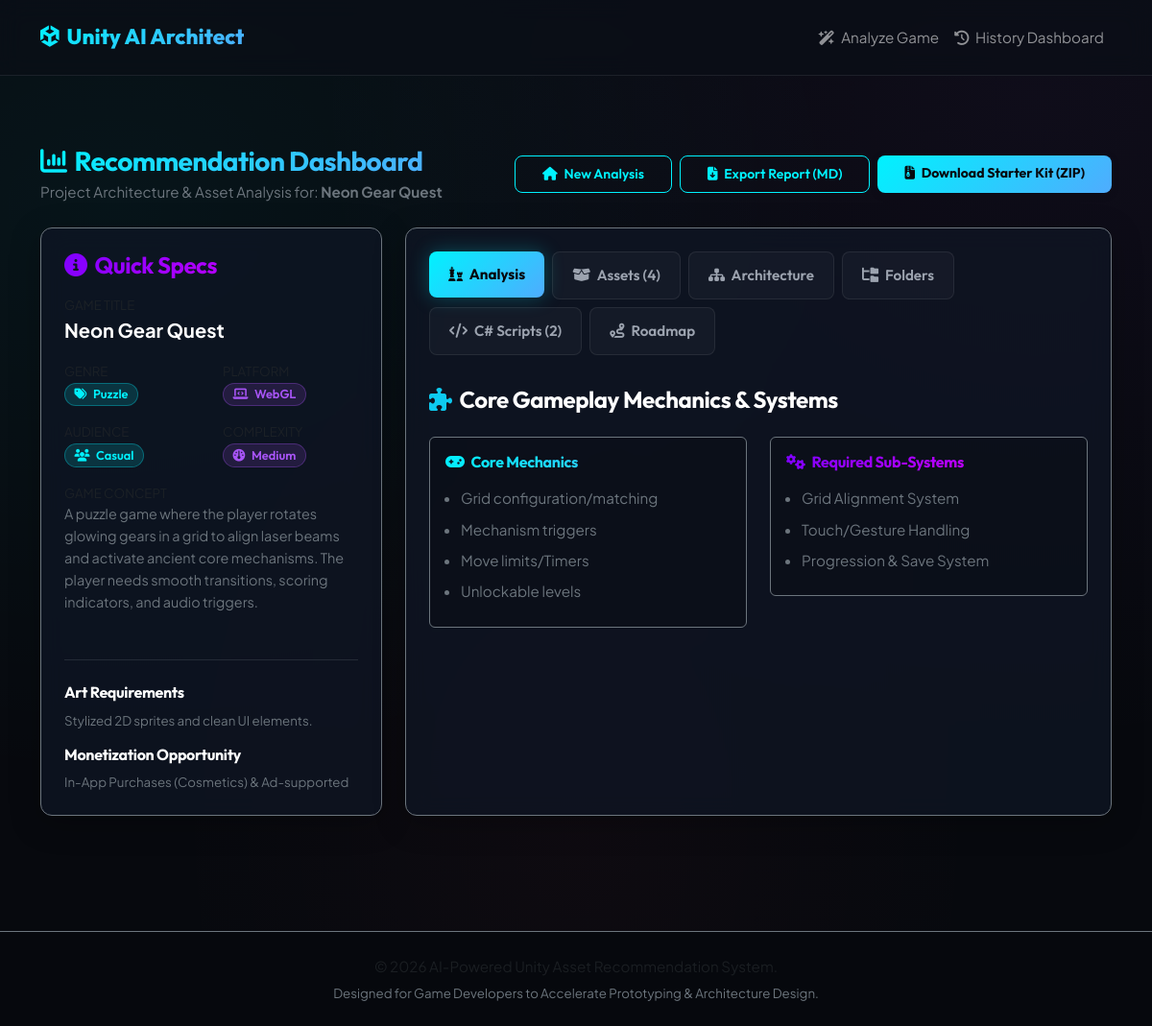
Page /results/3 on the committed database.
### tables this page shows
CREATE TABLE projects (
                id INTEGER PRIMARY KEY AUTOINCREMENT,
                project_name TEXT NOT NULL,
                genre TEXT NOT NULL,
                platform TEXT NOT NULL,
                target_audience TEXT NOT NULL,
                description TEXT NOT NULL,
                recommendations TEXT NOT NULL,
                generated_scripts TEXT NOT NULL,
                created_at DATETIME DEFAULT CURRENT_TIMESTAMP
            );

### app.py (the view)
@app.route('/results/<int:project_id>')
def results(project_id):
    try:
        with get_db() as conn:
            project = conn.execute("SELECT * FROM projects WHERE id = ?", (project_id,)).fetchone()
        if not project:
            flash("Project recommendations not found.", "warning")
            return redirect(url_for('index'))
        recommendations = json.loads(project['recommendations'])
        generated_scripts = json.loads(project['generated_scripts'])
        return render_template('results.html',
                               project=project,
                               recs=recommendations,
                               scripts=generated_scripts)
    except Exception as e:
        flash(f"Error loading results: {str(e)}", "danger")
        return redirect(url_for('index'))

### app.py (called while the page is built)
def get_db():
    conn = sqlite3.connect(DATABASE)
    conn.row_factory = sqlite3.Row
    return conn

### templates/results.html (shortened to what this page needs)
{% extends 'base.html' %}
{% block content %}
<div class="container my-4">
    <div class="d-flex flex-column flex-md-row justify-content-between align-items-start align-items-md-center mb-4 gap-3">
        <div>
            <h2 class="h3 mb-1 text-gradient-primary fw-bold">
                <i class="fa-solid fa-chart-column me-2"></i>Recommendation Dashboard
            </h2>
            <p class="text-secondary mb-0">Project Architecture & Asset Analysis for: <strong>{{ project.project_name }}</strong></p>
        </div>
        <div class="d-flex flex-wrap gap-2">
            <a href="{{ url_for('index') }}" class="btn btn-secondary-custom btn-sm py-2">
                <i class="fa-solid fa-house me-1"></i> New Analysis
            </a>
            <a href="{{ url_for('export_project', project_id=project.id) }}" class="btn btn-secondary-custom btn-sm py-2">
                <i class="fa-solid fa-file-arrow-down me-1"></i> Export Report (MD)
            </a>
            <a href="{{ url_for('download_zip', project_id=project.id) }}" class="btn btn-primary-custom btn-sm py-2">
                <i class="fa-solid fa-file-zipper me-1"></i> Download Starter Kit (ZIP)
            </a>
        </div>
    </div>
    <div class="row">
        <div class="col-lg-4 mb-4">
            <div class="card glass-card border-secondary p-4 h-100">
                <h4 class="mb-3 text-gradient-secondary">
                    <i class="fa-solid fa-circle-info me-2"></i>Quick Specs
                </h4>
                <div class="mb-3">
                    <small class="text-muted d-block">GAME TITLE</small>
                    <span class="fw-bold text-white fs-5">{{ project.project_name }}</span>
                </div>
                <div class="row mb-3">
                    <div class="col-6">
                        <small class="text-muted d-block">GENRE</small>
                        <span class="badge badge-custom badge-custom-teal"><i class="fa-solid fa-tags me-1"></i> {{ project.genre }}</span>
                    </div>
                    <div class="col-6">
                        <small class="text-muted d-block">PLATFORM</small>
                        <span class="badge badge-custom badge-custom-purple"><i class="fa-solid fa-laptop-code me-1"></i> {{ project.platform }}</span>
                    </div>
                </div>
                <div class="row mb-3">
                    <div class="col-6">
                        <small class="text-muted d-block">AUDIENCE</small>
                        <span class="badge badge-custom badge-custom-teal"><i class="fa-solid fa-users me-1"></i> {{ project.target_audience }}</span>
                    </div>
                    <div class="col-6">
                        <small class="text-muted d-block">COMPLEXITY</small>
                        {% set complexity = recs.analysis.complexity | lower %}
                        {% if 'high' in complexity %}
                            <span class="badge badge-custom badge-custom-rose"><i class="fa-solid fa-gauge-high me-1"></i> High</span>
                        {% elif 'low' in complexity %}
                            <span class="badge badge-custom badge-custom-teal"><i class="fa-solid fa-gauge-simple me-1"></i> Low</span>
                        {% else %}
                            <span class="badge badge-custom badge-custom-purple"><i class="fa-solid fa-gauge me-1"></i> Medium</span>
                        {% endif %}
                    </div>
                </div>
                <div class="mb-4">
                    <small class="text-muted d-block">GAME CONCEPT</small>
                    <p class="text-secondary fs-7 mb-0 style-desc" style="font-size: 0.9rem; max-height: 150px; overflow-y: auto;">
                        {{ project.description }}
                    </p>
                </div>
                <hr class="border-secondary my-4">
                <div class="mb-3">
                    <h5 class="text-white fs-6 mb-2">Art Requirements</h5>
                    <p class="text-secondary small mb-0">{{ recs.analysis.art_requirements }}</p>
                </div>
                <div>
                    <h5 class="text-white fs-6 mb-2">Monetization Opportunity</h5>
                    <p class="text-secondary small mb-0">{{ recs.analysis.monetization }}</p>
                </div>
            </div>
        </div>
        <div class="col-lg-8 mb-4">
            <div class="card glass-card border-secondary p-4 h-100">
                <ul class="nav nav-pills mb-4" id="resultsTab" role="tablist">
                    <li class="nav-item" role="presentation">
                        <button class="nav-link active" id="overview-tab" data-bs-toggle="pill" data-bs-target="#overview" type="button" role="tab" aria-controls="overview" aria-selected="true">
                            <i class="fa-solid fa-chess me-1"></i> Analysis
                        </button>
                    </li>
                    <li class="nav-item" role="presentation">
                        <button class="nav-link" id="assets-tab" data-bs-toggle="pill" data-bs-target="#assets" type="button" role="tab" aria-controls="assets" aria-selected="false">
                            <i class="fa-solid fa-box-open me-1"></i> Assets ({{ recs.assets | length }})
                        </button>
                    </li>
                    <li class="nav-item" role="presentation">
                        <button class="nav-link" id="arch-tab" data-bs-toggle="pill" data-bs-target="#arch" type="button" role="tab" aria-controls="arch" aria-selected="false">
                            <i class="fa-solid fa-sitemap me-1"></i> Architecture
                        </button>
                    </li>
                    <li class="nav-item" role="presentation">
                        <button class="nav-link" id="folder-tab" data-bs-toggle="pill" data-bs-target="#folder" type="button" role="tab" aria-controls="folder" aria-selected="false">
                            <i class="fa-solid fa-folder-tree me-1"></i> Folders
                        </button>
                    </li>
                    <li class="nav-item" role="presentation">
                        <button class="nav-link" id="scripts-tab" data-bs-toggle="pill" data-bs-target="#scripts" type="button" role="tab" aria-controls="scripts" aria-selected="false">
                            <i class="fa-solid fa-code me-1"></i> C# Scripts ({{ scripts | length }})
                        </button>
                    </li>
                    <li class="nav-item" role="presentation">
                        <button class="nav-link" id="roadmap-tab" data-bs-toggle="pill" data-bs-target="#roadmap" type="button" role="tab" aria-controls="roadmap" aria-selected="false">
                            <i class="fa-solid fa-route me-1"></i> Roadmap
                        </button>
                    </li>
                </ul>
                <div class="tab-content" id="resultsTabContent">
                    <div class="tab-pane fade show active" id="overview" role="tabpanel" aria-labelledby="overview-tab">
                        <h4 class="text-white mb-4"><i class="fa-solid fa-puzzle-piece me-2 text-info"></i>Core Gameplay Mechanics & Systems</h4>
                        <div class="row">
                            <div class="col-md-6 mb-4">
                                <div class="p-3 rounded border border-secondary" style="background-color: rgba(0, 0, 0, 0.2);">
                                    <h5 class="text-gradient-primary fs-6 mb-3"><i class="fa-solid fa-gamepad me-1"></i> Core Mechanics</h5>
                                    <ul class="ps-3 mb-0 text-secondary">
                                        {% for mech in recs.analysis.mechanics %}
                                            <li class="mb-2">{{ mech }}</li>
                                        {% endfor %}
                                    </ul>
                                </div>
                            </div>
                            <div class="col-md-6 mb-4">
                                <div class="p-3 rounded border border-secondary" style="background-color: rgba(0, 0, 0, 0.2);">
                                    <h5 class="text-gradient-secondary fs-6 mb-3"><i class="fa-solid fa-gears me-1"></i> Required Sub-Systems</h5>
                                    <ul class="ps-3 mb-0 text-secondary">
                                        {% for sys in recs.analysis.required_systems %}
                                            <li class="mb-2">{{ sys }}</li>
                                        {% endfor %}
                                    </ul>
                                </div>
                            </div>
                        </div>
                    </div>
                                    {% set def_systems = recs.architecture.systems %}
                </div>
            </div>
        </div>
    </div>
</div>
{% endblock %}

### static/css/style.css (style rules this page uses)
:root { --bg-dark: #07090e; --bg-card: rgba(15, 22, 36, 0.75); --bg-card-hover: rgba(23, 33, 53, 0.85); --border-color: rgba(255, 255, 255, 0.08); --border-color-focus: rgba(0, 242, 254, 0.5); --text-primary: #f3f4f6; --text-secondary: #9ca3af; --text-muted: #6b7280; --primary: #00f2fe; --primary-glow: rgba(0, 242, 254, 0.15); --secondary: #a855f7; --secondary-glow: rgba(168, 85, 247, 0.15); --accent: #f43f5e; --accent-glow: rgba(244, 63, 94, 0.15); --gradient-primary: linear-gradient(135deg, #00f2fe 0%, #4facfe 100%); --gradient-secondary: linear-gradient(135deg, #7f00ff 0%, #e100ff 100%); --gradient-dark: linear-gradient(180deg, #0b0f17 0%, #07090e 100%); --gradient-nebula: linear-gradient(135deg, rgba(0, 242, 254, 0.07) 0%, rgba(168, 85, 247, 0.07) 100%); --font-heading: 'Outfit', sans-serif; --font-body: 'Plus Jakarta Sans', sans-serif; --shadow-sm: 0 2px 8px rgba(0, 0, 0, 0.15); --shadow-md: 0 8px 32px rgba(0, 0, 0, 0.25); --shadow-lg: 0 12px 48px rgba(0, 0, 0, 0.4); --shadow-neon: 0 0 20px rgba(0, 242, 254, 0.25); --shadow-neon-purple: 0 0 20px rgba(168, 85, 247, 0.25); --radius-sm: 8px; --radius-md: 12px; --radius-lg: 18px; }
body { background-color: var(--bg-dark); background-image: radial-gradient(at 10% 20%, rgba(0, 242, 254, 0.05) 0px, transparent 50%), radial-gradient(at 90% 10%, rgba(168, 85, 247, 0.05) 0px, transparent 50%), radial-gradient(at 50% 80%, rgba(244, 63, 94, 0.03) 0px, transparent 50%); background-attachment: fixed; color: var(--text-primary); font-family: var(--font-body); font-size: 0.95rem; line-height: 1.6; overflow-x: hidden; min-height: 100vh; }
h1, h2, h3, h4, h5, h6 { font-family: var(--font-heading); font-weight: 700; letter-spacing: -0.02em; color: #ffffff; }
a { color: var(--primary); text-decoration: none; transition: all 0.2s ease-in-out; }
.text-gradient-primary { background: var(--gradient-primary); -webkit-background-clip: text; -webkit-text-fill-color: transparent; }
.text-gradient-secondary { background: var(--gradient-secondary); -webkit-background-clip: text; -webkit-text-fill-color: transparent; }
.glass-card { background: var(--bg-card); backdrop-filter: blur(12px); -webkit-backdrop-filter: blur(12px); border: 1px solid var(--border-color); border-radius: var(--radius-md); box-shadow: var(--shadow-md); transition: transform 0.3s cubic-bezier(0.175, 0.885, 0.32, 1.275), box-shadow 0.3s ease, border-color 0.3s ease, background-color 0.3s ease; }
.btn-primary-custom { background: var(--gradient-primary); border: none; color: #07090e; font-weight: 700; font-family: var(--font-heading); padding: 0.75rem 1.75rem; border-radius: var(--radius-sm); box-shadow: var(--shadow-sm); transition: all 0.25s cubic-bezier(0.4, 0, 0.2, 1); position: relative; overflow: hidden; z-index: 1; }
.btn-secondary-custom { background: transparent; border: 1px solid var(--primary); color: var(--primary); font-weight: 600; font-family: var(--font-heading); padding: 0.75rem 1.75rem; border-radius: var(--radius-sm); transition: all 0.25s ease; }
.nav-pills .nav-link { color: var(--text-secondary); font-weight: 600; font-family: var(--font-heading); background-color: rgba(255, 255, 255, 0.03); border: 1px solid var(--border-color); border-radius: var(--radius-sm); padding: 0.75rem 1.25rem; margin-right: 0.5rem; margin-bottom: 0.5rem; transition: all 0.25s ease; }
.nav-pills .nav-link.active { background: var(--gradient-primary); color: #07090e; border: none; font-weight: 700; box-shadow: var(--shadow-neon); }
.badge-custom { padding: 0.35em 0.75em; font-weight: 600; font-size: 0.8rem; border-radius: 50px; font-family: var(--font-heading); }
.badge-custom-teal { background-color: var(--primary-glow); color: var(--primary); border: 1px solid rgba(0, 242, 254, 0.3); }
.badge-custom-purple { background-color: var(--secondary-glow); color: var(--secondary); border: 1px solid rgba(168, 85, 247, 0.3); }

### rows in the picture
projects: project_name "Neon Gear Quest", genre "Puzzle", platform "WebGL", target_audience "Casual", description "A puzzle game where the player rotates glowing gears in a grid to align laser beams and activate ancient core mechanisms. The player needs smooth transitions, scoring indicators, and audio triggers."

### other values in the picture
{{ recs.analysis.art_requirements }} "Stylized 2D sprites and clean UI elements."
{{ recs.analysis.monetization }} "In-App Purchases (Cosmetics) & Ad-supported"
{{ recs.assets | length }} "4"
{{ scripts | length }} "2"
{{ mech }} "Grid configuration/matching" "Mechanism triggers" "Move limits/Timers" "Unlockable levels"
{{ sys }} "Grid Alignment System" "Touch/Gesture Handling" "Progression & Save System"
